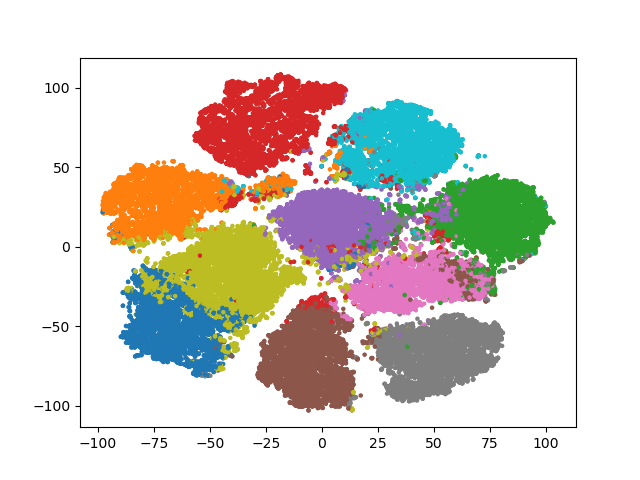
#> input picture nn/cluster_map_test/clusters_epoch_140.png, 640 x 480 px, given in place of testcoin_crop.png, which was not available
$ python fft_filter.py box box
#> lines starting #> are read from the running program, lines starting #| are printed output that depends on the picture; pictures that were not available may be replaced by others from this repository, and a replacement may not be noted
# %% [markdown]

## Fast Fourier Transform (2) for filtering and processing images
# The primary goal of this exploration is to develop a script that moves a 2D array (ie: an image) into fourier space. with the pixel arrays (rows and columns) translated to frequencies, I can apply thresholds and masks to filter out noise,
# highlight geometries, and reconstruct the images to illuminate difficult-to-see defects
#
# This is similar to a DCT but allows me filter asymmetric signals, fitler in phase space, and work with negtive signals.
#%% [markdown]

### Import libaries and packages
# %%
import numpy as np
import argparse
from scipy import stats as st
from scipy.fftpack import fft2, ifft2
import matplotlib.pyplot as plt

from skimage import io, img_as_ubyte

# %% [markdown]

### FFT function definitions

# %%

def apply_fft2(image):
    # fft2_image = np.real(fft2(image, axes=(0,1)))
    fft2_image = fft2(image, axes=(0,1))
    shifted_fft2_image = np.fft.fftshift(fft2_image) # moves zero frequency component to the orgin instead of the 4 corners
    return shifted_fft2_image

# [10 lines left out: functions rebuild_image, rebuild_image_specs, not called in this run]


def spectrum_extract(fft2_image):
    magnitude_spectrum = np.abs(fft2_image) # for filtering
    log_magnitude_spectrum = np.log1p((np.abs(fft2_image))) # for visualization
    phase_spectrum = np.angle(fft2_image) # for filtering
    return magnitude_spectrum, log_magnitude_spectrum, phase_spectrum

# %% [markdown]

### Filter functions (called with terminal args)

# %%

# [38 lines left out: function star_filter, not called in this run]

def filter_box(fft2_image, width, height):
    u_max, v_max = fft2_image.shape
    # mask = np.zeros_like(fft2_image, dtype=bool)

    u_values = np.arange(u_max).reshape(-1, 1)
    v_values = np.arange(v_max).reshape(1, -1)

    u_center = u_max / 2
    v_center = v_max / 2

    width_condition = (v_center - width/2 < v_values) & (v_values <= v_center + width/2)
    height_condition = (u_center - height/2 < u_values) & (u_values <= u_center + height/2)

    mask = width_condition & height_condition

    return mask

# [14 lines left out: function filter_radial, not called in this run]

def filter(raw_spectrum, filter_type, width, height, T_D, S_D, F_D):
    threshold_mask = np.zeros_like(raw_spectrum, dtype=bool)
    total_mask = np.zeros_like(raw_spectrum, dtype=bool)
    filtered_spectrum = np.zeros_like(raw_spectrum)

    if filter_type == 'box':
        box_mask = filter_box(raw_spectrum, width, height)

        filtered_spectrum[box_mask] = S_D # np.max(raw_spectrum) + 0.1
        filtered_spectrum[~box_mask] = raw_spectrum[~box_mask]

    elif filter_type == 'radial':
        radial_mask = filter_radial(raw_spectrum, width)

        filtered_spectrum[radial_mask] = S_D # np.max(raw_spectrum) + 0.1
        filtered_spectrum[~radial_mask] = raw_spectrum[~radial_mask]

    elif filter_type == 'radial_i':
        radial_mask = filter_radial(raw_spectrum, width)

        filtered_spectrum[~radial_mask] = S_D # np.max(raw_spectrum) +

    elif filter_type == 'radhold':
        radial_mask = filter_radial(raw_spectrum, width)

        threshold_mask = (raw_spectrum <= F_D) | (raw_spectrum >= T_D)

        total_mask = threshold_mask & radial_mask #& gate_mask

        filtered_spectrum[total_mask] = S_D
        filtered_spectrum[~total_mask] = raw_spectrum[~total_mask]

    elif filter_type == 'threshold':
        # gate_mask = np.full(np.shape(raw_spectrum), False)
        # gate_mask[5:3200,5:4500] = True

        threshold_mask = (raw_spectrum <= F_D) | (raw_spectrum >= T_D) # sets all cells that meet this condition (elimination condition) as TRUE
        tot =  threshold_mask
        print(np.min(raw_spectrum))

        filtered_spectrum[tot] = S_D #np.max(magnitude_spectrum) + 0.1 # all mask cells are set to white (note: they will all be black if every cell is set to 255)
        # print(filtered_spectrum)
        filtered_spectrum[~tot] = raw_spectrum[~tot] # all other cells will be their respective spectrum value
        print(np.max(filtered_spectrum))
        # print(filtered_spectrum)

    elif filter_type == 'threshold_i':
        # gate_mask = np.full(np.shape(raw_spectrum), False)
        # gate_mask[5:3200,5:4500] = True

        threshold_mask = (raw_spectrum <= F_D) | (raw_spectrum >= T_D) # sets all cells that meet this condition (elimination condition) as TRUE
        tot =  threshold_mask
        print(np.min(raw_spectrum))

        filtered_spectrum[~tot] = S_D #np.max(magnitude_spectrum) + 0.1 # all mask cells are set to white (note: they will all be black if every cell is set to 255)
        # print(filtered_spectrum)
        filtered_spectrum[tot] = raw_spectrum[tot] # all other cells will be their respective spectrum value
        print(np.max(filtered_spectrum))

    elif filter_type == 'none':
        filtered_spectrum = raw_spectrum

    elif filter_type == 'boxhold':
        box_mask = filter_box(raw_spectrum, width, height)

        threshold_mask = (raw_spectrum <= F_D) | (raw_spectrum >= T_D)

        total_mask = threshold_mask & box_mask #& gate_mask

        filtered_spectrum[total_mask] = np.max(raw_spectrum) + 0.1
        filtered_spectrum[~total_mask] = raw_spectrum[~total_mask]

    elif filter_type == 'star':
        star_mask = np.zeros_like(raw_spectrum, dtype=bool)

        for angle in angles:
            angle_mask = star_filter(raw_spectrum,angle,thickness)
            star_mask |= angle_mask

        filtered_spectrum[star_mask] = np.max(raw_spectrum) + 0.1
        filtered_spectrum[~star_mask] = raw_spectrum[~star_mask]

    elif filter_type == 'starhold':
        star_mask = np.zeros_like(raw_spectrum, dtype=bool)

        for angle in angles:
            angle_mask = star_filter(raw_spectrum,angle,thickness)
            star_mask |= angle_mask

        threshold_mask = (raw_spectrum <= F_D) | (raw_spectrum >= T_D) # sets all cells that meet this condition (elimination condition) as TRUE
        tot =  threshold_mask & star_mask

        filtered_spectrum[tot] = S_D # np.max(raw_spectrum) + 0.1
        filtered_spectrum[~tot] = raw_spectrum[~tot]

    elif filter_type == 'starhold_i':
        star_mask = np.zeros_like(raw_spectrum, dtype=bool)

        for angle in angles:
            angle_mask = star_filter(raw_spectrum,angle,thickness)
            star_mask |= angle_mask

        threshold_mask = (raw_spectrum <= F_D) | (raw_spectrum >= T_D) # sets all cells that meet this condition (elimination condition) as TRUE
        tot =  threshold_mask & star_mask

        filtered_spectrum[~tot] = S_D # np.max(raw_spectrum) + 0.1
        filtered_spectrum[tot] = raw_spectrum[tot]

    elif filter_type == 'zap':
        threshold_mask = (raw_spectrum == F_D) | (raw_spectrum == T_D)
        tot =  threshold_mask

        filtered_spectrum[tot] = S_D  #np.max(magnitude_spectrum) + 0.1 # all mask cells are set to white (note: they will all be black if every cell is set to 255)
        # print(filtered_spectrum)
        filtered_spectrum[~tot] = raw_spectrum[~tot] # all other cells will be their respective spectrum value
    return filtered_spectrum

#%% [markdown]

### Overhaul and Save Image functions
#  The first function reads the input image, applies the transforms and filter(s), rebuilds and outputs the raw + new image
#  as well as the filtered + non-filtered magnitude spectrum

#  The second function just allows for an array to be saved as a png

# %%

def overhaul(image_path, filter_type1, filter_type2, width, height):
#> called with filter_type1 = 'box', filter_type2 = 'box'
    image = io.imread(image_path, as_gray=True)
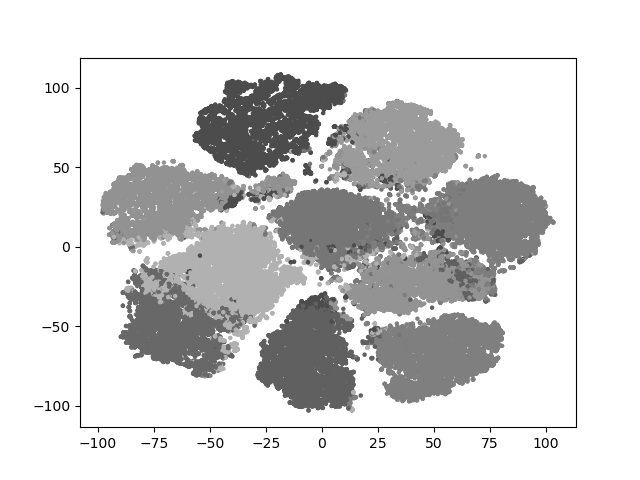
#> image: shape (480, 640) float64; min 0, max 1, mean 0.847
    fft2_image = apply_fft2(image)
    magnitude_spectrum, log_magnitude_spectrum, phase_spectrum = spectrum_extract(fft2_image)
#> in spectrum_extract, `log_magnitude_spectrum = np.log1p((np.abs(fft2_image)))`:
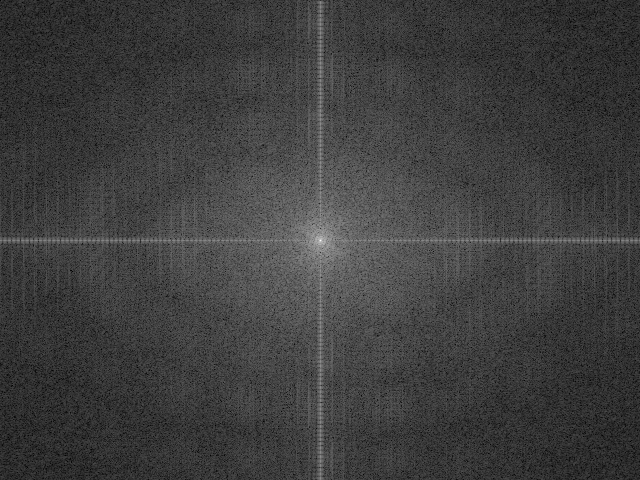
#> log_magnitude_spectrum: shape (480, 640) float64; min 0.041, max 12.47, mean 3.1; drawn with min black and max white
#> in spectrum_extract, `phase_spectrum = np.angle(fft2_image)`:
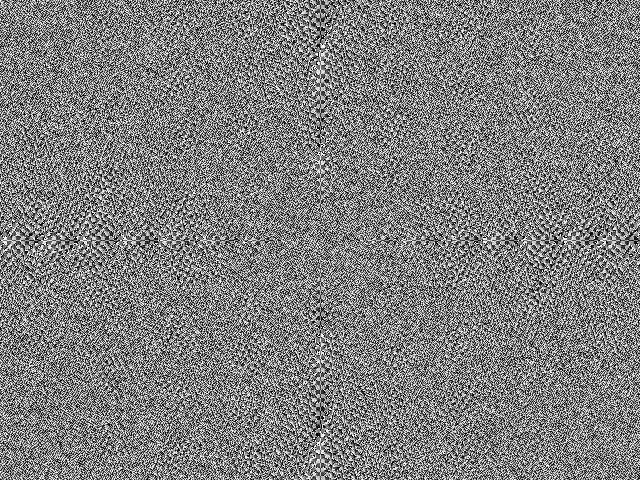
#> phase_spectrum: shape (480, 640) float64; min -3.14, max 3.14, mean -7.4e-19; drawn with min black and max white
    # print(st.mode(np.round(phase_spectrum,1)))
    filtered_magspec = filter(magnitude_spectrum, filter_type1, width, height, T_D_mag, S_D, F_D_mag)
    filtered_phasespec = filter(phase_spectrum, filter_type2, width, height, T_D_phase, S_D, F_D_phase)
    filtered_image = np.real(rebuild_image_specs(filtered_magspec, filtered_phasespec))
    # print(filtered_image)
    return image, log_magnitude_spectrum, phase_spectrum, filtered_image, np.log1p(filtered_magspec), filtered_phasespec

# [4 lines left out: function save_as_png, not called in this run]

#%% [markdown]

## Main
#  sets up the parser, defines image paths and variables, and outputs graphs + images

# %%

if __name__ == "__main__":

    # main vars

    image_path1 = '/home/unitx/wabbit_playground/DCT/testcoin_crop.png'
    # image_path2 = 'pic02.png'

    S_D = 0

    # mag spec avrs
    T_D_mag = 150 # upper
    F_D_mag = 50 # lower

    # phase spec avrs
    T_D_phase = 3.1 # upper
    F_D_phase = -3.1 # lower

    # angles = [0,5,10,15,20,25,30,35,40,45,50,55,60,65,70,75,80,85,90]
    angles = [0, 10, 20, 70, 80, 90]
    # angles = np.arange(0,84,3)

    thickness = 40

    parser = argparse.ArgumentParser(description='FFT2 image filtering')
    parser.add_argument('filter_type1', choices=['box', 'threshold', 'threshold_i', 'boxhold', 'none', 'star', 'starhold', 'starhold_i', 'zap', 'radial', 'radial_i', 'radhold'], help="Type of filter to apply: 'box', 'threshold', 'boxhold' or 'none'")
    parser.add_argument('filter_type2', choices=['box', 'threshold', 'threshold_i', 'boxhold', 'none', 'star', 'starhold', 'starhold_i', 'zap', 'radial', 'radial_i', 'radhold'], help="Type of filter to apply: 'box', 'threshold', 'boxhold' or 'none'")
    parser.add_argument('-wd', '--width', help="This is relevent for 'box' and 'boxhold' filters; select a width to apply the filter at each given angle", type=int)
    parser.add_argument('-ht', '--height', help="This is relevent for 'box' and 'boxhold' filters; select a width to apply the filter at each given angle", type=int)
    args = parser.parse_args()

#> (the run stopped early here; a loop or call above may not have finished)

$ run again, on nn/cluster_map_test/clusters_epoch_1400.png
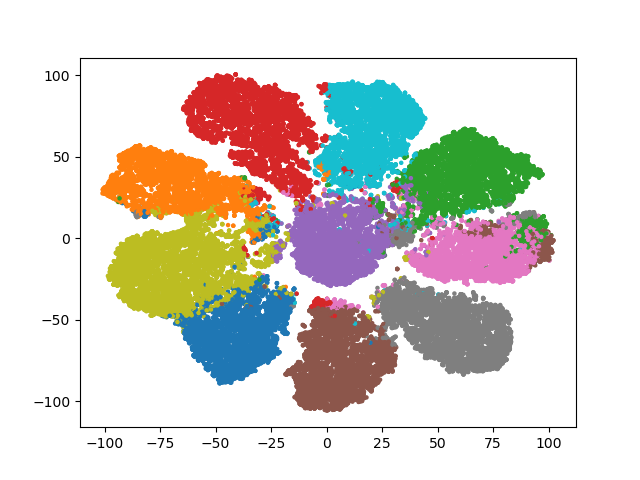
#> input picture nn/cluster_map_test/clusters_epoch_1400.png, 640 x 480 px, given in place of testcoin_crop.png, which was not available
#> in spectrum_extract, `log_magnitude_spectrum = np.log1p((np.abs(fft2_image)))`:
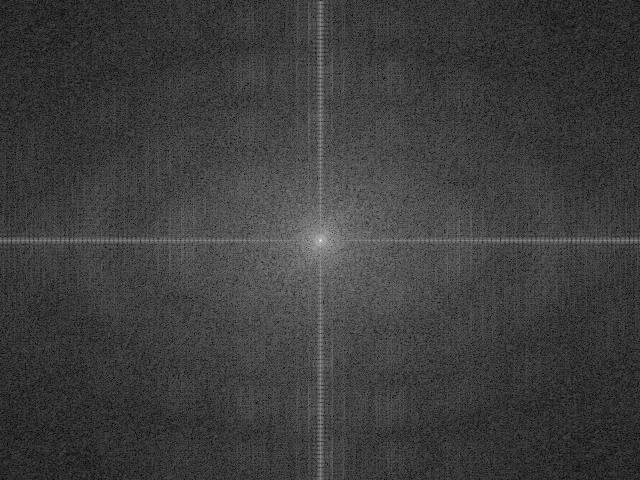
#> log_magnitude_spectrum: shape (480, 640) float64; min 0.0782, max 12.47, mean 3.08; drawn with min black and max white
#> in spectrum_extract, `phase_spectrum = np.angle(fft2_image)`:
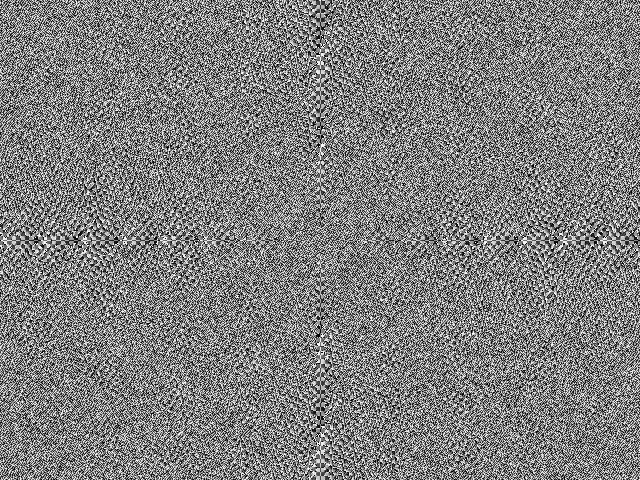
#> phase_spectrum: shape (480, 640) float64; min -3.14, max 3.14, mean -2.54e-19; drawn with min black and max white

$ run again, on nn/cluster_map_test/clusters_epoch_1540.png
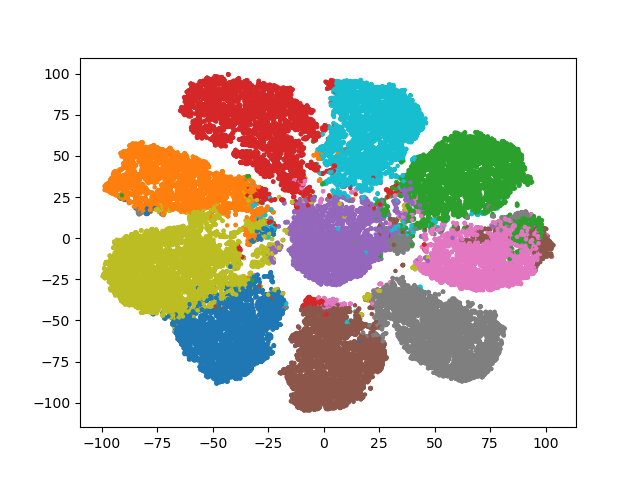
#> input picture nn/cluster_map_test/clusters_epoch_1540.png, 640 x 480 px, given in place of testcoin_crop.png, which was not available
#> in spectrum_extract, `log_magnitude_spectrum = np.log1p((np.abs(fft2_image)))`:
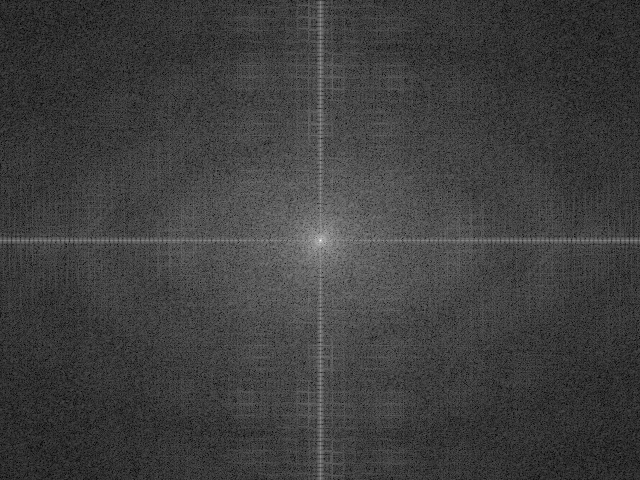
#> log_magnitude_spectrum: shape (480, 640) float64; min 0.0585, max 12.46, mean 3.13; drawn with min black and max white
#> in spectrum_extract, `phase_spectrum = np.angle(fft2_image)`:
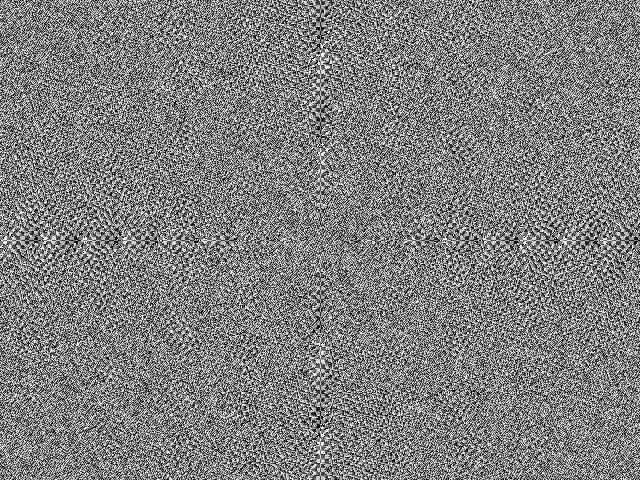
#> phase_spectrum: shape (480, 640) float64; min -3.14, max 3.14, mean -2.05e-05; drawn with min black and max white
